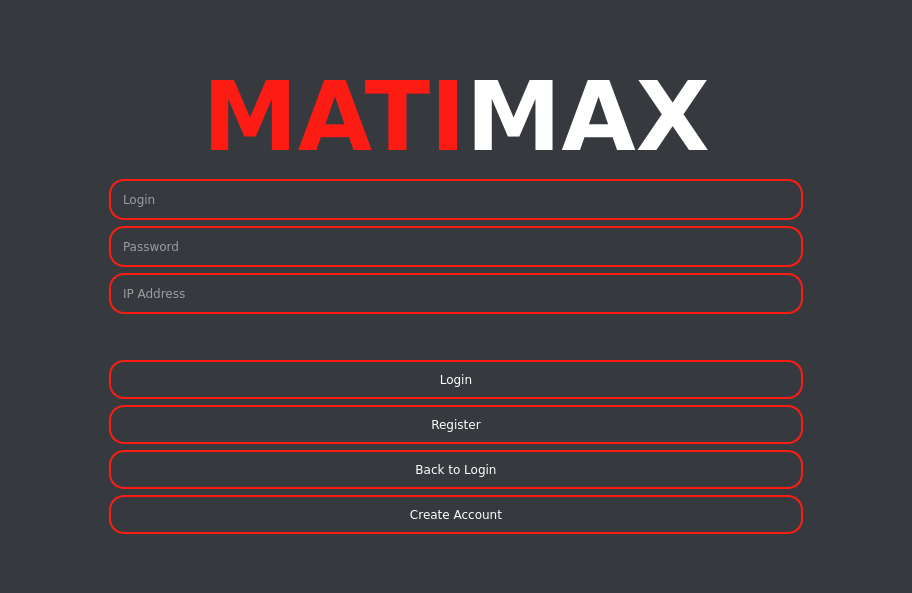
<?xml version="1.0" encoding="UTF-8"?>
<ui version="4.0">
 <class>MainWindow</class>
 <widget class="QMainWindow" name="MainWindow">
  <property name="geometry">
   <rect>
    <x>0</x>
    <y>0</y>
    <width>912</width>
    <height>593</height>
   </rect>
  </property>
  <property name="windowTitle">
   <string>MainWindow</string>
  </property>
  <property name="styleSheet">
   <string notr="true">*
{
background-color: rgb(54, 57, 62);
color:white;
font-family: Verdana, Geneva, sans-serif;
}

QLineEdit
{
border-radius: 15px;
padding:10px;
border:2px solid #FC1C14;
margin-left:100%;
margin-right:100%;
color:white
}


QPushButton
{
border:2px solid #FC1C14;
border-radius: 15px;
color:white;
margin-left:100%;
margin-right:100%;
padding:10%;
}

QPushButton:hover
{
background-color:#FC1C14;
font-weight: bold;
}

QMessageBox
{
background-color: rgb(54, 57, 62);
color:white;
font-family: Verdana, Geneva, sans-serif;
}</string>
  </property>
  <widget class="QWidget" name="centralwidget">
   <layout class="QGridLayout" name="gridLayout_2">
    <item row="0" column="0">
     <layout class="QGridLayout" name="gridLayout">
      <item row="10" column="0">
       <spacer name="verticalSpacer_2">
        <property name="orientation">
         <enum>Qt::Vertical</enum>
        </property>
        <property name="sizeHint" stdset="0">
         <size>
          <width>20</width>
          <height>40</height>
         </size>
        </property>
       </spacer>
      </item>
      <item row="7" column="0">
       <widget class="QPushButton" name="pushButton_register">
        <property name="cursor">
         <cursorShape>PointingHandCursor</cursorShape>
        </property>
        <property name="text">
         <string>Register</string>
        </property>
       </widget>
      </item>
      <item row="2" column="0">
       <widget class="QLineEdit" name="lineEdit_login">
        <property name="inputMask">
         <string/>
        </property>
        <property name="text">
         <string/>
        </property>
        <property name="placeholderText">
         <string>Login</string>
        </property>
       </widget>
      </item>
      <item row="8" column="0">
       <widget class="QPushButton" name="pushButton_backtologin">
        <property name="cursor">
         <cursorShape>PointingHandCursor</cursorShape>
        </property>
        <property name="text">
         <string>Back to Login</string>
        </property>
       </widget>
      </item>
      <item row="9" column="0">
       <widget class="QPushButton" name="pushButton_backtoregister">
        <property name="cursor">
         <cursorShape>PointingHandCursor</cursorShape>
        </property>
        <property name="text">
         <string>Create Account</string>
        </property>
       </widget>
      </item>
      <item row="6" column="0">
       <widget class="QPushButton" name="pushButton_login">
        <property name="cursor">
         <cursorShape>PointingHandCursor</cursorShape>
        </property>
        <property name="text">
         <string>Login</string>
        </property>
       </widget>
      </item>
      <item row="3" column="0">
       <widget class="QLineEdit" name="lineEdit_password">
        <property name="echoMode">
         <enum>QLineEdit::Password</enum>
        </property>
        <property name="placeholderText">
         <string>Password</string>
        </property>
       </widget>
      </item>
      <item row="5" column="0">
       <spacer name="verticalSpacer">
        <property name="orientation">
         <enum>Qt::Vertical</enum>
        </property>
        <property name="sizeType">
         <enum>QSizePolicy::Minimum</enum>
        </property>
        <property name="sizeHint" stdset="0">
         <size>
          <width>20</width>
          <height>40</height>
         </size>
        </property>
       </spacer>
      </item>
      <item row="4" column="0">
       <widget class="QLineEdit" name="lineEdit_registerIp">
        <property name="placeholderText">
         <string>IP Address</string>
        </property>
       </widget>
      </item>
      <item row="1" column="0">
       <widget class="QLabel" name="label">
        <property name="text">
         <string>&lt;html&gt;&lt;head/&gt;&lt;body&gt;&lt;p align=&quot;center&quot;&gt;&lt;span style=&quot; font-size:72pt; font-weight:700; color:#fc1c14;&quot;&gt;MATI&lt;/span&gt;&lt;span style=&quot; font-size:72pt; font-weight:700; color:white;&quot;&gt;MAX&lt;/span&gt;&lt;/p&gt;&lt;/body&gt;&lt;/html&gt;</string>
        </property>
       </widget>
      </item>
      <item row="0" column="0">
       <spacer name="verticalSpacer_3">
        <property name="orientation">
         <enum>Qt::Vertical</enum>
        </property>
        <property name="sizeHint" stdset="0">
         <size>
          <width>20</width>
          <height>40</height>
         </size>
        </property>
       </spacer>
      </item>
     </layout>
    </item>
   </layout>
  </widget>
 </widget>
 <resources/>
 <connections/>
</ui>
